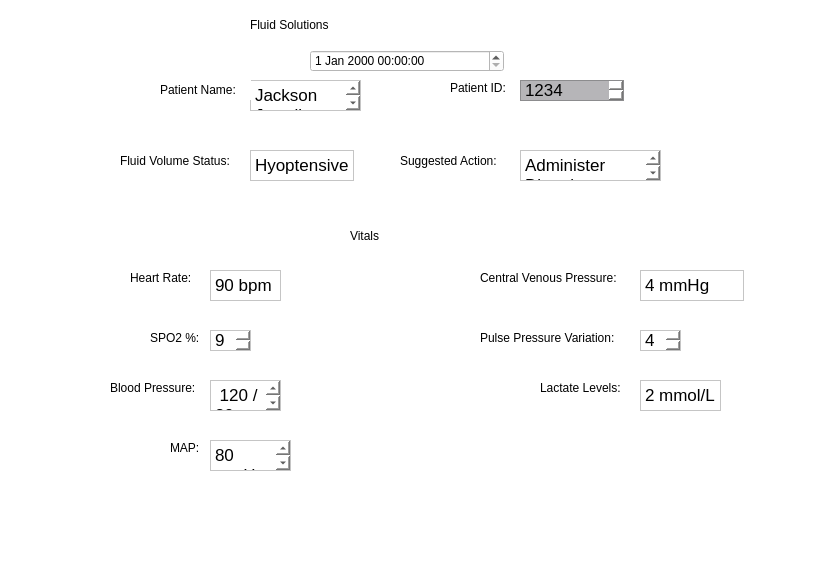
<?xml version="1.0" encoding="UTF-8"?>
<ui version="4.0">
 <class>MainWindow</class>
 <widget class="QMainWindow" name="MainWindow">
  <property name="geometry">
   <rect>
    <x>0</x>
    <y>0</y>
    <width>825</width>
    <height>561</height>
   </rect>
  </property>
  <property name="windowTitle">
   <string>MainWindow</string>
  </property>
  <property name="styleSheet">
   <string notr="true">background-color: rgb(255, 255, 255)</string>
  </property>
  <widget class="QWidget" name="centralwidget">
   <widget class="QLabel" name="label">
    <property name="geometry">
     <rect>
      <x>250</x>
      <y>-1</y>
      <width>301</width>
      <height>51</height>
     </rect>
    </property>
    <property name="styleSheet">
     <string notr="true">font: 48pt &quot;Times New Roman&quot;;</string>
    </property>
    <property name="text">
     <string>Fluid Solutions</string>
    </property>
   </widget>
   <widget class="QDateTimeEdit" name="dateTimeEdit">
    <property name="geometry">
     <rect>
      <x>310</x>
      <y>50</y>
      <width>194</width>
      <height>22</height>
     </rect>
    </property>
   </widget>
   <widget class="QLabel" name="label_2">
    <property name="geometry">
     <rect>
      <x>120</x>
      <y>150</y>
      <width>131</width>
      <height>21</height>
     </rect>
    </property>
    <property name="text">
     <string>Fluid Volume Status: </string>
    </property>
   </widget>
   <widget class="QTextEdit" name="textEdit">
    <property name="geometry">
     <rect>
      <x>250</x>
      <y>150</y>
      <width>104</width>
      <height>31</height>
     </rect>
    </property>
    <property name="html">
     <string>&lt;!DOCTYPE HTML PUBLIC &quot;-//W3C//DTD HTML 4.0//EN&quot; &quot;http://www.w3.org/TR/REC-html40/strict.dtd&quot;&gt;
&lt;html&gt;&lt;head&gt;&lt;meta name=&quot;qrichtext&quot; content=&quot;1&quot; /&gt;&lt;meta charset=&quot;utf-8&quot; /&gt;&lt;style type=&quot;text/css&quot;&gt;
p, li { white-space: pre-wrap; }
hr { height: 1px; border-width: 0; }
li.unchecked::marker { content: &quot;\2610&quot;; }
li.checked::marker { content: &quot;\2612&quot;; }
&lt;/style&gt;&lt;/head&gt;&lt;body style=&quot; font-family:'.AppleSystemUIFont'; font-size:13pt; font-weight:400; font-style:normal;&quot;&gt;
&lt;p style=&quot; margin-top:0px; margin-bottom:0px; margin-left:0px; margin-right:0px; -qt-block-indent:0; text-indent:0px;&quot;&gt;Hyoptensive&lt;/p&gt;&lt;/body&gt;&lt;/html&gt;</string>
    </property>
   </widget>
   <widget class="QLabel" name="label_3">
    <property name="geometry">
     <rect>
      <x>400</x>
      <y>150</y>
      <width>111</width>
      <height>21</height>
     </rect>
    </property>
    <property name="text">
     <string>Suggested Action: </string>
    </property>
   </widget>
   <widget class="QTextEdit" name="textEdit_2">
    <property name="geometry">
     <rect>
      <x>520</x>
      <y>150</y>
      <width>141</width>
      <height>31</height>
     </rect>
    </property>
    <property name="html">
     <string>&lt;!DOCTYPE HTML PUBLIC &quot;-//W3C//DTD HTML 4.0//EN&quot; &quot;http://www.w3.org/TR/REC-html40/strict.dtd&quot;&gt;
&lt;html&gt;&lt;head&gt;&lt;meta name=&quot;qrichtext&quot; content=&quot;1&quot; /&gt;&lt;meta charset=&quot;utf-8&quot; /&gt;&lt;style type=&quot;text/css&quot;&gt;
p, li { white-space: pre-wrap; }
hr { height: 1px; border-width: 0; }
li.unchecked::marker { content: &quot;\2610&quot;; }
li.checked::marker { content: &quot;\2612&quot;; }
&lt;/style&gt;&lt;/head&gt;&lt;body style=&quot; font-family:'.AppleSystemUIFont'; font-size:13pt; font-weight:400; font-style:normal;&quot;&gt;
&lt;p style=&quot; margin-top:0px; margin-bottom:0px; margin-left:0px; margin-right:0px; -qt-block-indent:0; text-indent:0px;&quot;&gt;Administer Diuretic&lt;/p&gt;&lt;/body&gt;&lt;/html&gt;</string>
    </property>
   </widget>
   <widget class="QLabel" name="label_4">
    <property name="geometry">
     <rect>
      <x>350</x>
      <y>220</y>
      <width>91</width>
      <height>31</height>
     </rect>
    </property>
    <property name="styleSheet">
     <string notr="true">font: 24pt &quot;Academy Engraved LET&quot;;
font: 36pt &quot;Times New Roman&quot;;</string>
    </property>
    <property name="text">
     <string>Vitals</string>
    </property>
   </widget>
   <widget class="QLabel" name="label_5">
    <property name="geometry">
     <rect>
      <x>130</x>
      <y>270</y>
      <width>71</width>
      <height>16</height>
     </rect>
    </property>
    <property name="text">
     <string>Heart Rate: </string>
    </property>
   </widget>
   <widget class="QLabel" name="label_6">
    <property name="geometry">
     <rect>
      <x>150</x>
      <y>330</y>
      <width>61</width>
      <height>16</height>
     </rect>
    </property>
    <property name="text">
     <string>SPO2 %: </string>
    </property>
   </widget>
   <widget class="QLabel" name="label_7">
    <property name="geometry">
     <rect>
      <x>540</x>
      <y>380</y>
      <width>91</width>
      <height>16</height>
     </rect>
    </property>
    <property name="text">
     <string>Lactate Levels:</string>
    </property>
   </widget>
   <widget class="QLabel" name="label_8">
    <property name="geometry">
     <rect>
      <x>110</x>
      <y>380</y>
      <width>101</width>
      <height>16</height>
     </rect>
    </property>
    <property name="text">
     <string>Blood Pressure:</string>
    </property>
   </widget>
   <widget class="QLabel" name="label_9">
    <property name="geometry">
     <rect>
      <x>480</x>
      <y>270</y>
      <width>161</width>
      <height>16</height>
     </rect>
    </property>
    <property name="text">
     <string>Central Venous Pressure:</string>
    </property>
   </widget>
   <widget class="QLabel" name="label_10">
    <property name="geometry">
     <rect>
      <x>480</x>
      <y>330</y>
      <width>151</width>
      <height>16</height>
     </rect>
    </property>
    <property name="text">
     <string>Pulse Pressure Variation: </string>
    </property>
   </widget>
   <widget class="QTextEdit" name="textEdit_3">
    <property name="geometry">
     <rect>
      <x>210</x>
      <y>270</y>
      <width>71</width>
      <height>31</height>
     </rect>
    </property>
    <property name="html">
     <string>&lt;!DOCTYPE HTML PUBLIC &quot;-//W3C//DTD HTML 4.0//EN&quot; &quot;http://www.w3.org/TR/REC-html40/strict.dtd&quot;&gt;
&lt;html&gt;&lt;head&gt;&lt;meta name=&quot;qrichtext&quot; content=&quot;1&quot; /&gt;&lt;meta charset=&quot;utf-8&quot; /&gt;&lt;style type=&quot;text/css&quot;&gt;
p, li { white-space: pre-wrap; }
hr { height: 1px; border-width: 0; }
li.unchecked::marker { content: &quot;\2610&quot;; }
li.checked::marker { content: &quot;\2612&quot;; }
&lt;/style&gt;&lt;/head&gt;&lt;body style=&quot; font-family:'.AppleSystemUIFont'; font-size:13pt; font-weight:400; font-style:normal;&quot;&gt;
&lt;p style=&quot; margin-top:0px; margin-bottom:0px; margin-left:0px; margin-right:0px; -qt-block-indent:0; text-indent:0px;&quot;&gt;90 bpm&lt;/p&gt;&lt;/body&gt;&lt;/html&gt;</string>
    </property>
   </widget>
   <widget class="QTextEdit" name="textEdit_4">
    <property name="geometry">
     <rect>
      <x>210</x>
      <y>330</y>
      <width>41</width>
      <height>21</height>
     </rect>
    </property>
    <property name="html">
     <string>&lt;!DOCTYPE HTML PUBLIC &quot;-//W3C//DTD HTML 4.0//EN&quot; &quot;http://www.w3.org/TR/REC-html40/strict.dtd&quot;&gt;
&lt;html&gt;&lt;head&gt;&lt;meta name=&quot;qrichtext&quot; content=&quot;1&quot; /&gt;&lt;meta charset=&quot;utf-8&quot; /&gt;&lt;style type=&quot;text/css&quot;&gt;
p, li { white-space: pre-wrap; }
hr { height: 1px; border-width: 0; }
li.unchecked::marker { content: &quot;\2610&quot;; }
li.checked::marker { content: &quot;\2612&quot;; }
&lt;/style&gt;&lt;/head&gt;&lt;body style=&quot; font-family:'.AppleSystemUIFont'; font-size:13pt; font-weight:400; font-style:normal;&quot;&gt;
&lt;p style=&quot; margin-top:0px; margin-bottom:0px; margin-left:0px; margin-right:0px; -qt-block-indent:0; text-indent:0px;&quot;&gt;95&lt;/p&gt;&lt;/body&gt;&lt;/html&gt;</string>
    </property>
   </widget>
   <widget class="QTextEdit" name="textEdit_5">
    <property name="geometry">
     <rect>
      <x>210</x>
      <y>380</y>
      <width>71</width>
      <height>31</height>
     </rect>
    </property>
    <property name="html">
     <string>&lt;!DOCTYPE HTML PUBLIC &quot;-//W3C//DTD HTML 4.0//EN&quot; &quot;http://www.w3.org/TR/REC-html40/strict.dtd&quot;&gt;
&lt;html&gt;&lt;head&gt;&lt;meta name=&quot;qrichtext&quot; content=&quot;1&quot; /&gt;&lt;meta charset=&quot;utf-8&quot; /&gt;&lt;style type=&quot;text/css&quot;&gt;
p, li { white-space: pre-wrap; }
hr { height: 1px; border-width: 0; }
li.unchecked::marker { content: &quot;\2610&quot;; }
li.checked::marker { content: &quot;\2612&quot;; }
&lt;/style&gt;&lt;/head&gt;&lt;body style=&quot; font-family:'.AppleSystemUIFont'; font-size:13pt; font-weight:400; font-style:normal;&quot;&gt;
&lt;p style=&quot; margin-top:0px; margin-bottom:0px; margin-left:0px; margin-right:0px; -qt-block-indent:0; text-indent:0px;&quot;&gt; 120 / 80&lt;/p&gt;&lt;/body&gt;&lt;/html&gt;</string>
    </property>
   </widget>
   <widget class="QTextEdit" name="textEdit_6">
    <property name="geometry">
     <rect>
      <x>640</x>
      <y>270</y>
      <width>104</width>
      <height>31</height>
     </rect>
    </property>
    <property name="html">
     <string>&lt;!DOCTYPE HTML PUBLIC &quot;-//W3C//DTD HTML 4.0//EN&quot; &quot;http://www.w3.org/TR/REC-html40/strict.dtd&quot;&gt;
&lt;html&gt;&lt;head&gt;&lt;meta name=&quot;qrichtext&quot; content=&quot;1&quot; /&gt;&lt;meta charset=&quot;utf-8&quot; /&gt;&lt;style type=&quot;text/css&quot;&gt;
p, li { white-space: pre-wrap; }
hr { height: 1px; border-width: 0; }
li.unchecked::marker { content: &quot;\2610&quot;; }
li.checked::marker { content: &quot;\2612&quot;; }
&lt;/style&gt;&lt;/head&gt;&lt;body style=&quot; font-family:'.AppleSystemUIFont'; font-size:13pt; font-weight:400; font-style:normal;&quot;&gt;
&lt;p style=&quot; margin-top:0px; margin-bottom:0px; margin-left:0px; margin-right:0px; -qt-block-indent:0; text-indent:0px;&quot;&gt;4 mmHg&lt;/p&gt;&lt;/body&gt;&lt;/html&gt;</string>
    </property>
   </widget>
   <widget class="QTextEdit" name="textEdit_7">
    <property name="geometry">
     <rect>
      <x>640</x>
      <y>330</y>
      <width>41</width>
      <height>21</height>
     </rect>
    </property>
    <property name="html">
     <string>&lt;!DOCTYPE HTML PUBLIC &quot;-//W3C//DTD HTML 4.0//EN&quot; &quot;http://www.w3.org/TR/REC-html40/strict.dtd&quot;&gt;
&lt;html&gt;&lt;head&gt;&lt;meta name=&quot;qrichtext&quot; content=&quot;1&quot; /&gt;&lt;meta charset=&quot;utf-8&quot; /&gt;&lt;style type=&quot;text/css&quot;&gt;
p, li { white-space: pre-wrap; }
hr { height: 1px; border-width: 0; }
li.unchecked::marker { content: &quot;\2610&quot;; }
li.checked::marker { content: &quot;\2612&quot;; }
&lt;/style&gt;&lt;/head&gt;&lt;body style=&quot; font-family:'.AppleSystemUIFont'; font-size:13pt; font-weight:400; font-style:normal;&quot;&gt;
&lt;p style=&quot; margin-top:0px; margin-bottom:0px; margin-left:0px; margin-right:0px; -qt-block-indent:0; text-indent:0px;&quot;&gt;40&lt;/p&gt;&lt;/body&gt;&lt;/html&gt;</string>
    </property>
   </widget>
   <widget class="QTextEdit" name="textEdit_8">
    <property name="geometry">
     <rect>
      <x>640</x>
      <y>380</y>
      <width>81</width>
      <height>31</height>
     </rect>
    </property>
    <property name="html">
     <string>&lt;!DOCTYPE HTML PUBLIC &quot;-//W3C//DTD HTML 4.0//EN&quot; &quot;http://www.w3.org/TR/REC-html40/strict.dtd&quot;&gt;
&lt;html&gt;&lt;head&gt;&lt;meta name=&quot;qrichtext&quot; content=&quot;1&quot; /&gt;&lt;meta charset=&quot;utf-8&quot; /&gt;&lt;style type=&quot;text/css&quot;&gt;
p, li { white-space: pre-wrap; }
hr { height: 1px; border-width: 0; }
li.unchecked::marker { content: &quot;\2610&quot;; }
li.checked::marker { content: &quot;\2612&quot;; }
&lt;/style&gt;&lt;/head&gt;&lt;body style=&quot; font-family:'.AppleSystemUIFont'; font-size:13pt; font-weight:400; font-style:normal;&quot;&gt;
&lt;p style=&quot; margin-top:0px; margin-bottom:0px; margin-left:0px; margin-right:0px; -qt-block-indent:0; text-indent:0px;&quot;&gt;2 mmol/L&lt;/p&gt;&lt;/body&gt;&lt;/html&gt;</string>
    </property>
   </widget>
   <widget class="QTextEdit" name="textEdit_9">
    <property name="geometry">
     <rect>
      <x>250</x>
      <y>80</y>
      <width>111</width>
      <height>31</height>
     </rect>
    </property>
    <property name="html">
     <string>&lt;!DOCTYPE HTML PUBLIC &quot;-//W3C//DTD HTML 4.0//EN&quot; &quot;http://www.w3.org/TR/REC-html40/strict.dtd&quot;&gt;
&lt;html&gt;&lt;head&gt;&lt;meta name=&quot;qrichtext&quot; content=&quot;1&quot; /&gt;&lt;meta charset=&quot;utf-8&quot; /&gt;&lt;style type=&quot;text/css&quot;&gt;
p, li { white-space: pre-wrap; }
hr { height: 1px; border-width: 0; }
li.unchecked::marker { content: &quot;\2610&quot;; }
li.checked::marker { content: &quot;\2612&quot;; }
&lt;/style&gt;&lt;/head&gt;&lt;body style=&quot; font-family:'.AppleSystemUIFont'; font-size:13pt; font-weight:400; font-style:normal;&quot;&gt;
&lt;p style=&quot; margin-top:0px; margin-bottom:0px; margin-left:0px; margin-right:0px; -qt-block-indent:0; text-indent:0px;&quot;&gt;Jackson Jewell &lt;/p&gt;&lt;/body&gt;&lt;/html&gt;</string>
    </property>
   </widget>
   <widget class="QLabel" name="label_11">
    <property name="geometry">
     <rect>
      <x>160</x>
      <y>80</y>
      <width>91</width>
      <height>20</height>
     </rect>
    </property>
    <property name="text">
     <string>Patient Name:</string>
    </property>
   </widget>
   <widget class="QLabel" name="label_12">
    <property name="geometry">
     <rect>
      <x>450</x>
      <y>80</y>
      <width>71</width>
      <height>16</height>
     </rect>
    </property>
    <property name="text">
     <string>Patient ID:</string>
    </property>
   </widget>
   <widget class="QTextEdit" name="textEdit_10">
    <property name="geometry">
     <rect>
      <x>520</x>
      <y>80</y>
      <width>104</width>
      <height>21</height>
     </rect>
    </property>
    <property name="styleSheet">
     <string notr="true">background-color: rgb(182, 181, 184);</string>
    </property>
    <property name="html">
     <string>&lt;!DOCTYPE HTML PUBLIC &quot;-//W3C//DTD HTML 4.0//EN&quot; &quot;http://www.w3.org/TR/REC-html40/strict.dtd&quot;&gt;
&lt;html&gt;&lt;head&gt;&lt;meta name=&quot;qrichtext&quot; content=&quot;1&quot; /&gt;&lt;meta charset=&quot;utf-8&quot; /&gt;&lt;style type=&quot;text/css&quot;&gt;
p, li { white-space: pre-wrap; }
hr { height: 1px; border-width: 0; }
li.unchecked::marker { content: &quot;\2610&quot;; }
li.checked::marker { content: &quot;\2612&quot;; }
&lt;/style&gt;&lt;/head&gt;&lt;body style=&quot; font-family:'.AppleSystemUIFont'; font-size:13pt; font-weight:400; font-style:normal;&quot;&gt;
&lt;p style=&quot; margin-top:0px; margin-bottom:0px; margin-left:0px; margin-right:0px; -qt-block-indent:0; text-indent:0px;&quot;&gt;1234&lt;/p&gt;&lt;/body&gt;&lt;/html&gt;</string>
    </property>
   </widget>
   <widget class="QLabel" name="label_13">
    <property name="geometry">
     <rect>
      <x>170</x>
      <y>440</y>
      <width>41</width>
      <height>16</height>
     </rect>
    </property>
    <property name="text">
     <string>MAP:</string>
    </property>
   </widget>
   <widget class="QTextEdit" name="textEdit_11">
    <property name="geometry">
     <rect>
      <x>210</x>
      <y>440</y>
      <width>81</width>
      <height>31</height>
     </rect>
    </property>
    <property name="html">
     <string>&lt;!DOCTYPE HTML PUBLIC &quot;-//W3C//DTD HTML 4.0//EN&quot; &quot;http://www.w3.org/TR/REC-html40/strict.dtd&quot;&gt;
&lt;html&gt;&lt;head&gt;&lt;meta name=&quot;qrichtext&quot; content=&quot;1&quot; /&gt;&lt;meta charset=&quot;utf-8&quot; /&gt;&lt;style type=&quot;text/css&quot;&gt;
p, li { white-space: pre-wrap; }
hr { height: 1px; border-width: 0; }
li.unchecked::marker { content: &quot;\2610&quot;; }
li.checked::marker { content: &quot;\2612&quot;; }
&lt;/style&gt;&lt;/head&gt;&lt;body style=&quot; font-family:'.AppleSystemUIFont'; font-size:13pt; font-weight:400; font-style:normal;&quot;&gt;
&lt;p style=&quot; margin-top:0px; margin-bottom:0px; margin-left:0px; margin-right:0px; -qt-block-indent:0; text-indent:0px;&quot;&gt;80 mmHg&lt;/p&gt;&lt;/body&gt;&lt;/html&gt;</string>
    </property>
   </widget>
  </widget>
  <widget class="QMenuBar" name="menubar">
   <property name="geometry">
    <rect>
     <x>0</x>
     <y>0</y>
     <width>825</width>
     <height>24</height>
    </rect>
   </property>
  </widget>
  <widget class="QStatusBar" name="statusbar"/>
 </widget>
 <resources/>
 <connections/>
</ui>
